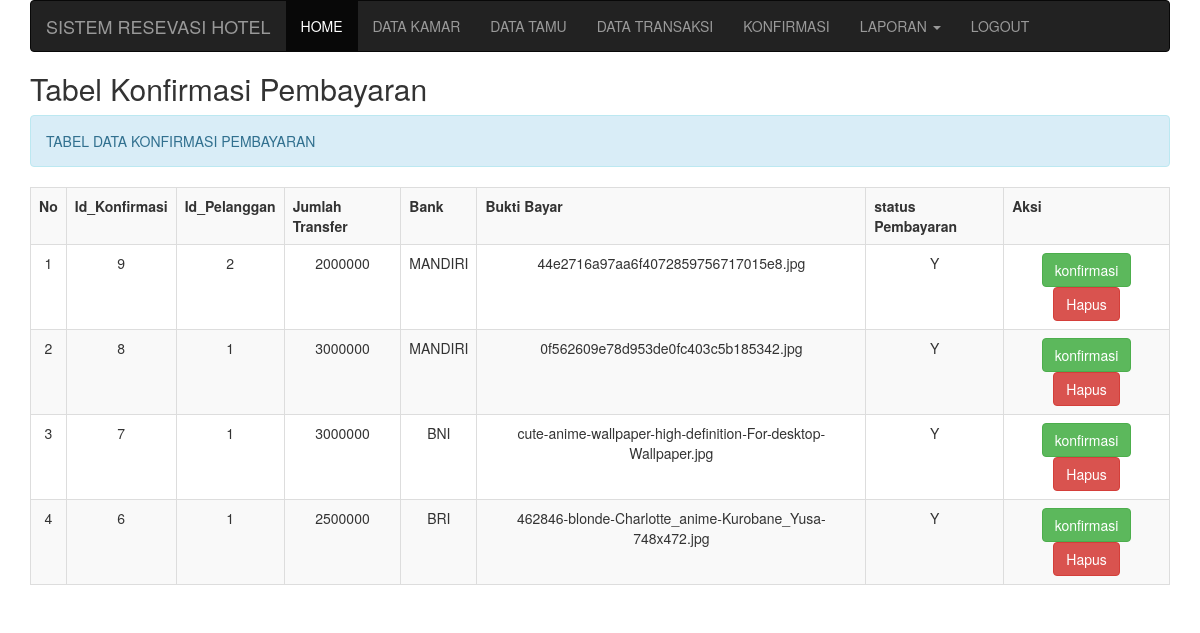
Page /admin/index.php?module=konfirmasi (signed in) on the committed database.
### tables this page shows
CREATE TABLE `konfirmasi` (
  `id_konfirmasi` int(11) NOT NULL,
  `id_pelanggan` int(50) NOT NULL,
  `jumlah_transfer` int(11) NOT NULL,
  `bank` varchar(50) NOT NULL,
  `gambar` text NOT NULL,
  `status` varchar(10) NOT NULL
);

### admin/konfirmasi.php (the view, shortened to what this page needs)
<h2>Tabel Konfirmasi Pembayaran</h2>
<div class="alert alert-info">TABEL DATA KONFIRMASI PEMBAYARAN</div>
<table width="100%" border="1" class="table table-bordered table-striped">
<tr>
<th>No</th>
<th>Id_Konfirmasi</th>
<th>Id_Pelanggan</th>
<th>Jumlah Transfer</th>
<th>Bank</th>
<th>Bukti Bayar</th>
<th>status Pembayaran</th>
<th>Aksi</th>
</tr>
<?php
include "koneksi.php";
$sql = mysqli_query($con,"select * from konfirmasi order by id_konfirmasi DESC");
$no=1;
while($row=mysqli_fetch_array($sql)){
?>
<tr>
<td align="center"><?php echo $no; ?></td>
<td align="center"><?php echo $row['id_konfirmasi'] ?> </td>
<td align="center"><?php echo $row['id_pelanggan'] ?> </td>
<td align="center"><?php echo $row['jumlah_transfer'] ?> </td>
<td align="center"><?php echo $row['bank'] ?> </td>
<td align="center"><?php echo $row['gambar'] ?> </td>
<td align="center"><?php echo $row['status'] ?> </td>
<td align="center">
<a href="index.php?module=editkonfirmasi&id_konfirmasi=<?php echo $row['id_konfirmasi'];?>"class="btn btn-success">konfirmasi</a>
<a href="index.php?module=hapuskonfirmasi&id_konfirmasi=<?php echo $row['id_konfirmasi'];?>"class="btn btn-danger">Hapus</a>
</td>
</tr>
<?php
$no++;
}
?>
</table>

### rows in the picture
konfirmasi: id_konfirmasi "9", id_pelanggan "2", jumlah_transfer "2000000", bank "MANDIRI", gambar "44e2716a97aa6f4072859756717015e8.jpg", status "Y"
konfirmasi: id_konfirmasi "8", id_pelanggan "1", jumlah_transfer "3000000", bank "MANDIRI", gambar "0f562609e78d953de0fc403c5b185342.jpg", status "Y"
konfirmasi: id_konfirmasi "7", id_pelanggan "1", jumlah_transfer "3000000", bank "BNI", gambar "cute-anime-wallpaper-high-definition-For-desktop-Wallpaper.jpg", status "Y"
konfirmasi: id_konfirmasi "6", id_pelanggan "1", jumlah_transfer "2500000", bank "BRI", gambar "462846-blonde-Charlotte_anime-Kurobane_Yusa-748x472.jpg", status "Y"
